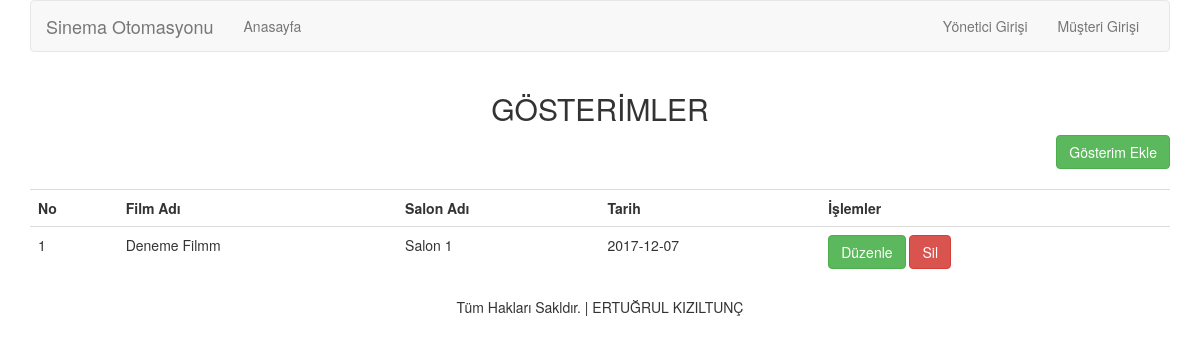
The app's page /gosterim_listele.php with its own data.
### tables this page shows
CREATE TABLE `gosterim` (
  `gosterim_id` int(11) NOT NULL,
  `salon_id` int(11) NOT NULL,
  `film_id` int(11) NOT NULL,
  `tarih` date NOT NULL
);

CREATE TABLE `filmler` (
  `film_id` int(11) NOT NULL,
  `film_adi` text NOT NULL,
  `yil` int(11) NOT NULL,
  `aktor` text NOT NULL,
  `aktris` text NOT NULL,
  `yonetmen` text NOT NULL,
  `dil` varchar(11) NOT NULL,
  `sure` int(11) NOT NULL
);

CREATE TABLE `salonlar` (
  `salon_id` int(11) NOT NULL,
  `sinema_id` int(11) NOT NULL,
  `salon_adi` text NOT NULL,
  `kapasite` int(11) NOT NULL,
  `ses_sistemi` text NOT NULL
);

### gosterim_listele.php (the view, shortened to what this page needs)
<?php
	include "inc/header.php";
?>
	<div class="container">
		<div class="row">
			<div class="col-md-12 text-center"> <h2> GÖSTERİMLER</h2></div>
			<div class="col-md-12 text-right"> <a class="btn btn-success" href="gosterim_ekle.php"> Gösterim Ekle</a></div>
			<div class="col-md-12">
				<table class="table" style="margin-top:20px;">
					<tr>
						<th>No </th>
						<th> Film Adı</th>
						<th> Salon Adı</th>
						<th> Tarih</th>
						<th> İşlemler</th>
					</tr>
						<?php
							$sor = mysql_Query("select * from gosterim
							inner join salonlar on salonlar.salon_id=gosterim.salon_id
							inner join filmler on filmler.film_id=gosterim.film_id
							order by gosterim.tarih asc");
							if(mysql_num_rows($sor) == 0) {
								echo ' <tr> <td colspan="5" class="text-center"> Gösterim Yok</td></tr>';
							}else {
								while($gosterim = mysql_fetch_array($sor)) {
									echo '
									<tr>
										<td> '.$gosterim["gosterim_id"].'</td>
										<td> '.$gosterim["film_adi"].'</td>
										<td> '.$gosterim["salon_adi"].'</td>
										<td> '.$gosterim["tarih"].'</td>
										<td>
										<a class="btn btn-success" href="gosterim_duzenle.php?gosterim_id='.$gosterim["gosterim_id"].'"> Düzenle</a>
										<a class="btn btn-danger" href="?act=sil&gosterim_id='.$gosterim["gosterim_id"].'"> Sil</a>
										</td>
									</tr>
									';
								}
							}
						?>
				</table>
			</div>
		</div>
	</div>
<?php
	include "inc/footer.php";
?>

### records on screen
gosterim: gosterim_id "1", film.film_adi "Deneme Filmm", salon.salon_adi "Salon 1", tarih "2017-12-07"
